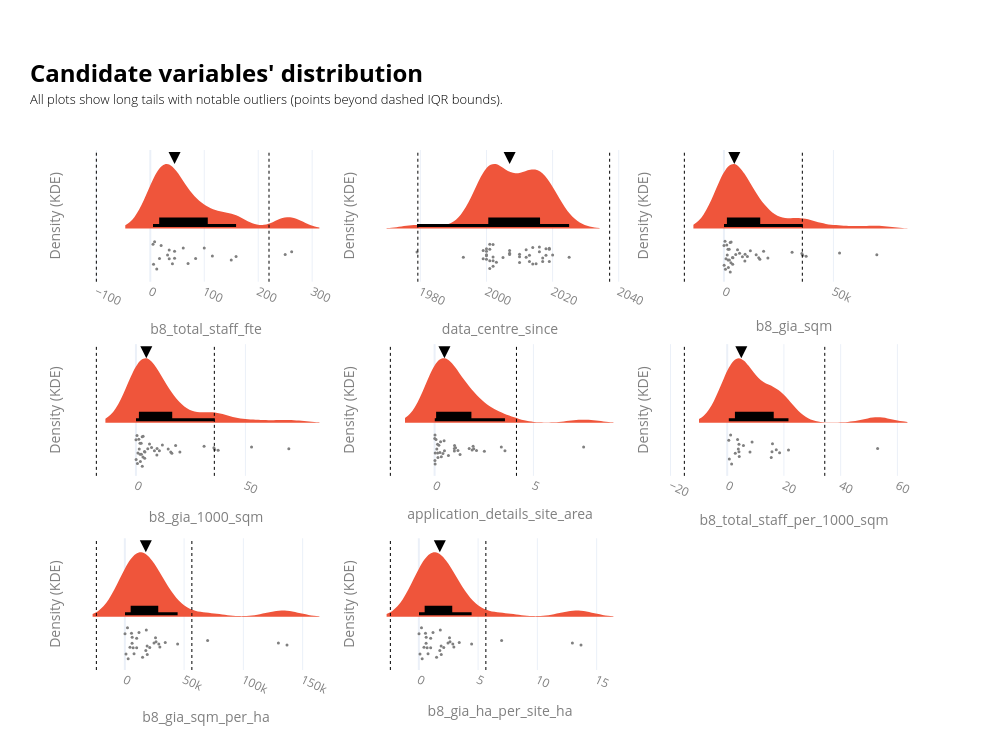

Source (notebook cell):
### Code cell
value_cols = ['b8_total_staff_fte', 'data_centre_since', 'b8_gia_sqm','b8_gia_1000_sqm', 'application_details_site_area', 'b8_total_staff_per_1000_sqm', 'b8_gia_sqm_per_ha', 'b8_gia_ha_per_site_ha']
cols_to_show = ['id', 'lpa_name'] + value_cols
df0 = data_ldn_exstg.copy()

n = len(value_cols)
ncols = 3
nrows = math.ceil(n / ncols)
fig = make_subplots(rows=nrows, cols=ncols, horizontal_spacing=0.05,vertical_spacing=0.12)
# _________________________________________________________________
# Violin plots
# _________________________________________________________________
for idx, value_col in enumerate(value_cols):
    r = idx // ncols + 1
    c = idx % ncols + 1
    df = df0.dropna(subset=[value_col]).copy()
    if df.empty:
        continue

    subset_customdata = df[cols_to_show].to_numpy()
    hovertemplate = "<br>".join([f"{col}: %{{customdata[{i}]}}" for i, col in enumerate(cols_to_show)])
    median_value = df[value_col].median()

    # # IQR bounds. Using the IQR, the outlier data points are the ones falling below Q1–1.5 IQR or above Q3 + 1.5 IQR: https://careerfoundry.com/en/blog/data-analytics/how-to-find-outliers/
    q1x, q3x = df[value_col].quantile([0.25, 0.75])
    iqrx = q3x - q1x
    low_x, high_x = q1x - 1.5 * iqrx, q3x + 1.5 * iqrx
    iqr_bounds = [low_x, high_x]

    # Auto bandwidth based on numeric range
    vmin, vmax = df[value_col].min(), df[value_col].max()
    rng = vmax - vmin
    if pd.isna(rng) or rng == 0:
        bw_bottom, bw_top = 1, 3
    else:
        bw_bottom = max(rng * 0.03, rng * 0.005)
        bw_top = max(rng * 0.10, rng * 0.02)

    fig.add_trace(go.Violin(
        x=df[value_col],orientation='h', side='positive', width=2, bandwidth=bw_top,line=dict(width=0),
        points="all",jitter=0.3, pointpos=-0.4, marker=dict(color='grey', size=3, opacity=1),
        box_visible=True, box_fillcolor='black', box_line=dict(color='black', width=3), box_width=0.2,
        fillcolor=base_color, showlegend=False, customdata=subset_customdata, hovertemplate=hovertemplate,
    ), row=r, col=c)
# _________________________________________________________________
# Helper elements
# _________________________________________________________________
    # IQR bounds
    for i, b in enumerate(iqr_bounds):
        fig.add_vline(x=b, line_width=1, line_dash="dot", line_color="black", row=r, col=c, showlegend=False)
        # invisible point just for hover
        fig.add_trace(go.Scatter(x=[b], y=[0],mode="markers", marker=dict(opacity=0),hovertemplate=f"IQR bound: {b:,.2f}<extra></extra>",showlegend=False,), row=r, col=c)

    # Median arrow
    fig.add_trace(go.Scatter(x=[median_value], mode='markers', marker=dict(symbol='arrow-down', color='black', size=12), showlegend=False,  hovertemplate="<br>".join([f"Median: {median_value}"])), row=r, col=c)
    
    # Style subplot axes
    fig.update_yaxes(showticklabels=False, title="Density (KDE)", ticks="", showgrid=False, zeroline=False, row=r, col=c)
    fig.update_xaxes(title_text=value_col, row=r, col=c)
    fig.update_xaxes(tickangle=25, tickfont=dict(color=labels_colour), title_font=dict(color=labels_colour))
    fig.update_yaxes(tickfont=dict(color=labels_colour), title_font=dict(color=labels_colour))

fig.update_layout(violinmode='overlay', width=1000, height=250 * nrows, template='plotly_white',
    title=dict(
        text=(
            f"<br><span style='font-size:24px; font-weight:bold; color:{notes_colour}; display:block; margin-bottom:2px;'>"
            "Candidate variables' distribution"
            "</span><br>"
            f"<span style='font-size:13px; font-weight:300; color:{notes_colour}; display:block; margin-bottom:0px;'>"
            "All plots show long tails with notable outliers (points beyond dashed IQR bounds)."
            "</span><br>"
        ),
        x=0.03, xanchor="left", y=0.92, yanchor="top",
    ),
    margin=dict(t=150),
)
fig.show()

### Figure 1 — Plotly figure (JSON) as saved in the notebook; plotly's stock layout.template omitted (floating-point values rounded to 4 significant figures; data arrays with more than 128 entries replaced by an {"elided": "..."} marker saying what was removed)
{"data": [{"bandwidth": 25.7, "box": {"fillcolor": "black", "line": {"color": "black", "width": 3}, "visible": true, "width": 0.2}, "customdata": {"elided": "21x10 mixed values"}, "fillcolor": "#EF553B", "hovertemplate": "id: %{customdata[0]}<br>lpa_name: %{customdata[1]}<br>b8_total_staff_fte: %{customdata[2]}<br>data_centre_since: %{customdata[3]}<br>b8_gia_sqm: %{customdata[4]}<br>b8_gia_1000_sqm: %{customdata[5]}<br>application_details_site_area: %{customdata[6]}<br>b8_total_staff_per_1000_sqm: %{customdata[7]}<br>b8_gia_sqm_per_ha: %{customdata[8]}<br>b8_gia_ha_per_site_ha: %{customdata[9]}", "jitter": 0.3, "line": {"width": 0}, "marker": {"color": "grey", "opacity": 1, "size": 3}, "orientation": "h", "pointpos": -0.4, "points": "all", "showlegend": false, "side": "positive", "type": "violin", "width": 2, "x": [100.0, 262.0, 35.0, 159.0, 45.0, 84.0, 6.0, 45.0, 115.0, 70.0, 8.0, 250.0, 41.0, 12.0, 61.0, 17.0, 35.0, 5.0, 20.0, 32.0, 150.0], "xaxis": "x", "yaxis": "y"}, {"hovertemplate": "IQR bound: -100.00<extra></extra>", "marker": {"opacity": 0}, "mode": "markers", "showlegend": false, "type": "scatter", "x": [-100], "xaxis": "x", "y": [0], "yaxis": "y"}, {"hovertemplate": "IQR bound: 220.00<extra></extra>", "marker": {"opacity": 0}, "mode": "markers", "showlegend": false, "type": "scatter", "x": [220], "xaxis": "x", "y": [0], "yaxis": "y"}, {"hovertemplate": "Median: 45.0", "marker": {"color": "black", "size": 12, "symbol": "arrow-down"}, "mode": "markers", "showlegend": false, "type": "scatter", "x": [45], "xaxis": "x", "yaxis": "y"}, {"bandwidth": 4.6, "box": {"fillcolor": "black", "line": {"color": "black", "width": 3}, "visible": true, "width": 0.2}, "customdata": {"elided": "43x10 mixed values"}, "fillcolor": "#EF553B", "hovertemplate": "id: %{customdata[0]}<br>lpa_name: %{customdata[1]}<br>b8_total_staff_fte: %{customdata[2]}<br>data_centre_since: %{customdata[3]}<br>b8_gia_sqm: %{customdata[4]}<br>b8_gia_1000_sqm: %{customdata[5]}<br>application_details_site_area: %{customdata[6]}<br>b8_total_staff_per_1000_sqm: %{customdata[7]}<br>b8_gia_sqm_per_ha: %{customdata[8]}<br>b8_gia_ha_per_site_ha: %{customdata[9]}", "jitter": 0.3, "line": {"width": 0}, "marker": {"color": "grey", "opacity": 1, "size": 3}, "orientation": "h", "pointpos": -0.4, "points": "all", "showlegend": false, "side": "positive", "type": "violin", "width": 2, "x": [1979.0, 1993.0, 1999.0, 1999.0, 2000.0, 2000.0, 2000.0, 2000.0, 2000.0, 2001.0, 2001.0, 2001.0, 2001.0, 2002.0, 2002.0, 2002.0, 2002.0, 2003.0, 2005.0, 2007.0, 2007.0, 2007.0, 2010.0, 2010.0, 2010.0, 2012.0, 2012.0, 2013.0, 2013.0, 2014.0, 2014.0, 2015.0, 2016.0, 2016.0, 2017.0, 2017.0, 2018.0, 2018.0, 2019.0, 2019.0, 2019.0, 2020.0, 2025.0], "xaxis": "x2", "yaxis": "y2"}, {"hovertemplate": "IQR bound: 1,979.25<extra></extra>", "marker": {"opacity": 0}, "mode": "markers", "showlegend": false, "type": "scatter", "x": [1979.0], "xaxis": "x2", "y": [0], "yaxis": "y2"}, {"hovertemplate": "IQR bound: 2,037.25<extra></extra>", "marker": {"opacity": 0}, "mode": "markers", "showlegend": false, "type": "scatter", "x": [2037.0], "xaxis": "x2", "y": [0], "yaxis": "y2"}, {"hovertemplate": "Median: 2007.0", "marker": {"color": "black", "size": 12, "symbol": "arrow-down"}, "mode": "markers", "showlegend": false, "type": "scatter", "x": [2007], "xaxis": "x2", "yaxis": "y2"}, {"bandwidth": 6980.0, "box": {"fillcolor": "black", "line": {"color": "black", "width": 3}, "visible": true, "width": 0.2}, "customdata": {"elided": "38x10 mixed values"}, "fillcolor": "#EF553B", "hovertemplate": "id: %{customdata[0]}<br>lpa_name: %{customdata[1]}<br>b8_total_staff_fte: %{customdata[2]}<br>data_centre_since: %{customdata[3]}<br>b8_gia_sqm: %{customdata[4]}<br>b8_gia_1000_sqm: %{customdata[5]}<br>application_details_site_area: %{customdata[6]}<br>b8_total_staff_per_1000_sqm: %{customdata[7]}<br>b8_gia_sqm_per_ha: %{customdata[8]}<br>b8_gia_ha_per_site_ha: %{customdata[9]}", "jitter": 0.3, "line": {"width": 0}, "marker": {"color": "grey", "opacity": 1, "size": 3}, "orientation": "h", "pointpos": -0.4, "points": "all", "showlegend": false, "side": "positive", "type": "violin", "width": 2, "x": [8450.0, 2400.0, 16410.0, 1895.0, 3900.0, 12080.0, 18120.0, 2850.0, 1517.0, 6200.0, 37550.0, 5400.0, 2500.0, 36000.0, 69830.0, 4000.0, 7150.0, 35600.0, 10710.0, 2900.0, 20080.0, 1320.0, 690.0, 2041.0, 31120.0, 9666.0, 15890.0, 24.0, 3282.0, 14730.0, 490.0, 4104.0, 9553.0, 3198.0, 925.9, 1850.0, 52800.0, 90.0], "xaxis": "x3", "yaxis": "y3"}, {"hovertemplate": "IQR bound: -18,075.38<extra></extra>", "marker": {"opacity": 0}, "mode": "markers", "showlegend": false, "type": "scatter", "x": [-18080.0], "xaxis": "x3", "y": [0], "yaxis": "y3"}, {"hovertemplate": "IQR bound: 35,807.62<extra></extra>", "marker": {"opacity": 0}, "mode": "markers", "showlegend": false, "type": "scatter", "x": [35810.0], "xaxis": "x3", "y": [0], "yaxis": "y3"}, {"hovertemplate": "Median: 4752.0", "marker": {"color": "black", "size": 12, "symbol": "arrow-down"}, "mode": "markers", "showlegend": false, "type": "scatter", "x": [4752], "xaxis": "x3", "yaxis": "y3"}, {"bandwidth": 6.98, "box": {"fillcolor": "black", "line": {"color": "black", "width": 3}, "visible": true, "width": 0.2}, "customdata": {"elided": "38x10 mixed values"}, "fillcolor": "#EF553B", "hovertemplate": "id: %{customdata[0]}<br>lpa_name: %{customdata[1]}<br>b8_total_staff_fte: %{customdata[2]}<br>data_centre_since: %{customdata[3]}<br>b8_gia_sqm: %{customdata[4]}<br>b8_gia_1000_sqm: %{customdata[5]}<br>application_details_site_area: %{customdata[6]}<br>b8_total_staff_per_1000_sqm: %{customdata[7]}<br>b8_gia_sqm_per_ha: %{customdata[8]}<br>b8_gia_ha_per_site_ha: %{customdata[9]}", "jitter": 0.3, "line": {"width": 0}, "marker": {"color": "grey", "opacity": 1, "size": 3}, "orientation": "h", "pointpos": -0.4, "points": "all", "showlegend": false, "side": "positive", "type": "violin", "width": 2, "x": [8.45, 2.4, 16.41, 1.895, 3.9, 12.08, 18.12, 2.85, 1.517, 6.2, 37.55, 5.4, 2.5, 36.0, 69.83, 4.0, 7.15, 35.6, 10.71, 2.9, 20.08, 1.32, 0.69, 2.041, 31.12, 9.666, 15.89, 0.024, 3.282, 14.73, 0.49, 4.104, 9.553, 3.198, 0.9259, 1.85, 52.8, 0.09], "xaxis": "x4", "yaxis": "y4"}, {"hovertemplate": "IQR bound: -18.08<extra></extra>", "marker": {"opacity": 0}, "mode": "markers", "showlegend": false, "type": "scatter", "x": [-18.08], "xaxis": "x4", "y": [0], "yaxis": "y4"}, {"hovertemplate": "IQR bound: 35.81<extra></extra>", "marker": {"opacity": 0}, "mode": "markers", "showlegend": false, "type": "scatter", "x": [35.81], "xaxis": "x4", "y": [0], "yaxis": "y4"}, {"hovertemplate": "Median: 4.752000000000001", "marker": {"color": "black", "size": 12, "symbol": "arrow-down"}, "mode": "markers", "showlegend": false, "type": "scatter", "x": [4.752], "xaxis": "x4", "yaxis": "y4"}, {"bandwidth": 0.7531, "box": {"fillcolor": "black", "line": {"color": "black", "width": 3}, "visible": true, "width": 0.2}, "customdata": {"elided": "33x10 mixed values"}, "fillcolor": "#EF553B", "hovertemplate": "id: %{customdata[0]}<br>lpa_name: %{customdata[1]}<br>b8_total_staff_fte: %{customdata[2]}<br>data_centre_since: %{customdata[3]}<br>b8_gia_sqm: %{customdata[4]}<br>b8_gia_1000_sqm: %{customdata[5]}<br>application_details_site_area: %{customdata[6]}<br>b8_total_staff_per_1000_sqm: %{customdata[7]}<br>b8_gia_sqm_per_ha: %{customdata[8]}<br>b8_gia_ha_per_site_ha: %{customdata[9]}", "jitter": 0.3, "line": {"width": 0}, "marker": {"color": "grey", "opacity": 1, "size": 3}, "orientation": "h", "pointpos": -0.4, "points": "all", "showlegend": false, "side": "positive", "type": "violin", "width": 2, "x": [0.0174, 0.481, 1.949, 1.01, 1.0, 0.022, 0.27, 2.12, 1.9, 1.0, 2.518, 0.34, 3.56, 1.749, 1.287, 0.7, 0.028, 0.303, 1.181, 0.217, 1.06, 0.154, 0.422, 0.4983, 0.1128, 0.03, 3.377, 0.17, 0.149, 0.0714, 1.98, 7.54, 0.009], "xaxis": "x5", "yaxis": "y5"}, {"hovertemplate": "IQR bound: -2.24<extra></extra>", "marker": {"opacity": 0}, "mode": "markers", "showlegend": false, "type": "scatter", "x": [-2.239], "xaxis": "x5", "y": [0], "yaxis": "y5"}, {"hovertemplate": "IQR bound: 4.14<extra></extra>", "marker": {"opacity": 0}, "mode": "markers", "showlegend": false, "type": "scatter", "x": [4.142], "xaxis": "x5", "y": [0], "yaxis": "y5"}, {"hovertemplate": "Median: 0.4983", "marker": {"color": "black", "size": 12, "symbol": "arrow-down"}, "mode": "markers", "showlegend": false, "type": "scatter", "x": [0.4983], "xaxis": "x5", "yaxis": "y5"}, {"bandwidth": 5.247, "box": {"fillcolor": "black", "line": {"color": "black", "width": 3}, "visible": true, "width": 0.2}, "customdata": {"elided": "20x10 mixed values"}, "fillcolor": "#EF553B", "hovertemplate": "id: %{customdata[0]}<br>lpa_name: %{customdata[1]}<br>b8_total_staff_fte: %{customdata[2]}<br>data_centre_since: %{customdata[3]}<br>b8_gia_sqm: %{customdata[4]}<br>b8_gia_1000_sqm: %{customdata[5]}<br>application_details_site_area: %{customdata[6]}<br>b8_total_staff_per_1000_sqm: %{customdata[7]}<br>b8_gia_sqm_per_ha: %{customdata[8]}<br>b8_gia_ha_per_site_ha: %{customdata[9]}", "jitter": 0.3, "line": {"width": 0}, "marker": {"color": "grey", "opacity": 1, "size": 3}, "orientation": "h", "pointpos": -0.4, "points": "all", "showlegend": false, "side": "positive", "type": "violin", "width": 2, "x": [15.96, 18.47, 8.777, 15.79, 1.203, 0.5602, 15.52, 5.727, 53.03, 3.92, 8.034, 4.242, 0.755, 4.142, 4.142, 3.664, 1.563, 21.6, 17.3, 2.841], "xaxis": "x6", "yaxis": "y6"}, {"hovertemplate": "IQR bound: -15.10<extra></extra>", "marker": {"opacity": 0}, "mode": "markers", "showlegend": false, "type": "scatter", "x": [-15.1], "xaxis": "x6", "y": [0], "yaxis": "y6"}, {"hovertemplate": "IQR bound: 34.39<extra></extra>", "marker": {"opacity": 0}, "mode": "markers", "showlegend": false, "type": "scatter", "x": [34.39], "xaxis": "x6", "y": [0], "yaxis": "y6"}, {"hovertemplate": "Median: 4.984381736451669", "marker": {"color": "black", "size": 12, "symbol": "arrow-down"}, "mode": "markers", "showlegend": false, "type": "scatter", "x": [4.984], "xaxis": "x6", "yaxis": "y6"}, {"bandwidth": 13660.0, "box": {"fillcolor": "black", "line": {"color": "black", "width": 3}, "visible": true, "width": 0.2}, "customdata": {"elided": "29x10 mixed values"}, "fillcolor": "#EF553B", "hovertemplate": "id: %{customdata[0]}<br>lpa_name: %{customdata[1]}<br>b8_total_staff_fte: %{customdata[2]}<br>data_centre_since: %{customdata[3]}<br>b8_gia_sqm: %{customdata[4]}<br>b8_gia_1000_sqm: %{customdata[5]}<br>application_details_site_area: %{customdata[6]}<br>b8_total_staff_per_1000_sqm: %{customdata[7]}<br>b8_gia_sqm_per_ha: %{customdata[8]}<br>b8_gia_ha_per_site_ha: %{customdata[9]}", "jitter": 0.3, "line": {"width": 0}, "marker": {"color": "grey", "opacity": 1, "size": 3}, "orientation": "h", "pointpos": -0.4, "points": "all", "showlegend": false, "side": "positive", "type": "violin", "width": 2, "x": [34120.0, 972.3, 11960.0, 18120.0, 129500.0, 5619.0, 17710.0, 18950.0, 69830.0, 21030.0, 10000.0, 6123.0, 2253.0, 28690.0, 24640.0, 26350.0, 44540.0, 14990.0, 155.8, 7777.0, 29550.0, 4344.0, 136800.0, 2829.0, 18810.0, 6214.0, 25910.0, 7002.0, 10000.0], "xaxis": "x7", "yaxis": "y7"}, {"hovertemplate": "IQR bound: -23,989.32<extra></extra>", "marker": {"opacity": 0}, "mode": "markers", "showlegend": false, "type": "scatter", "x": [-23990.0], "xaxis": "x7", "y": [0], "yaxis": "y7"}, {"hovertemplate": "IQR bound: 56,553.12<extra></extra>", "marker": {"opacity": 0}, "mode": "markers", "showlegend": false, "type": "scatter", "x": [56550.0], "xaxis": "x7", "y": [0], "yaxis": "y7"}, {"hovertemplate": "Median: 17710.849056603773", "marker": {"color": "black", "size": 12, "symbol": "arrow-down"}, "mode": "markers", "showlegend": false, "type": "scatter", "x": [17710.0], "xaxis": "x7", "yaxis": "y7"}, {"bandwidth": 1.366, "box": {"fillcolor": "black", "line": {"color": "black", "width": 3}, "visible": true, "width": 0.2}, "customdata": {"elided": "29x10 mixed values"}, "fillcolor": "#EF553B", "hovertemplate": "id: %{customdata[0]}<br>lpa_name: %{customdata[1]}<br>b8_total_staff_fte: %{customdata[2]}<br>data_centre_since: %{customdata[3]}<br>b8_gia_sqm: %{customdata[4]}<br>b8_gia_1000_sqm: %{customdata[5]}<br>application_details_site_area: %{customdata[6]}<br>b8_total_staff_per_1000_sqm: %{customdata[7]}<br>b8_gia_sqm_per_ha: %{customdata[8]}<br>b8_gia_ha_per_site_ha: %{customdata[9]}", "jitter": 0.3, "line": {"width": 0}, "marker": {"color": "grey", "opacity": 1, "size": 3}, "orientation": "h", "pointpos": -0.4, "points": "all", "showlegend": false, "side": "positive", "type": "violin", "width": 2, "x": [3.412, 0.09723, 1.196, 1.812, 12.95, 0.5619, 1.771, 1.895, 6.983, 2.103, 1.0, 0.6123, 0.2253, 2.869, 2.464, 2.635, 4.454, 1.499, 0.01558, 0.7777, 2.955, 0.4344, 13.68, 0.2829, 1.881, 0.6214, 2.591, 0.7002, 1.0], "xaxis": "x8", "yaxis": "y8"}, {"hovertemplate": "IQR bound: -2.40<extra></extra>", "marker": {"opacity": 0}, "mode": "markers", "showlegend": false, "type": "scatter", "x": [-2.399], "xaxis": "x8", "y": [0], "yaxis": "y8"}, {"hovertemplate": "IQR bound: 5.66<extra></extra>", "marker": {"opacity": 0}, "mode": "markers", "showlegend": false, "type": "scatter", "x": [5.655], "xaxis": "x8", "y": [0], "yaxis": "y8"}, {"hovertemplate": "Median: 1.7710849056603772", "marker": {"color": "black", "size": 12, "symbol": "arrow-down"}, "mode": "markers", "showlegend": false, "type": "scatter", "x": [1.771], "xaxis": "x8", "yaxis": "y8"}], "layout": {"height": 750, "margin": {"t": 150}, "shapes": [{"line": {"color": "black", "dash": "dot", "width": 1}, "showlegend": false, "type": "line", "x0": -100, "x1": -100, "xref": "x", "y0": 0, "y1": 1, "yref": "y domain"}, {"line": {"color": "black", "dash": "dot", "width": 1}, "showlegend": false, "type": "line", "x0": 220, "x1": 220, "xref": "x", "y0": 0, "y1": 1, "yref": "y domain"}, {"line": {"color": "black", "dash": "dot", "width": 1}, "showlegend": false, "type": "line", "x0": 1979.0, "x1": 1979.0, "xref": "x2", "y0": 0, "y1": 1, "yref": "y2 domain"}, {"line": {"color": "black", "dash": "dot", "width": 1}, "showlegend": false, "type": "line", "x0": 2037.0, "x1": 2037.0, "xref": "x2", "y0": 0, "y1": 1, "yref": "y2 domain"}, {"line": {"color": "black", "dash": "dot", "width": 1}, "showlegend": false, "type": "line", "x0": -18080.0, "x1": -18080.0, "xref": "x3", "y0": 0, "y1": 1, "yref": "y3 domain"}, {"line": {"color": "black", "dash": "dot", "width": 1}, "showlegend": false, "type": "line", "x0": 35810.0, "x1": 35810.0, "xref": "x3", "y0": 0, "y1": 1, "yref": "y3 domain"}, {"line": {"color": "black", "dash": "dot", "width": 1}, "showlegend": false, "type": "line", "x0": -18.08, "x1": -18.08, "xref": "x4", "y0": 0, "y1": 1, "yref": "y4 domain"}, {"line": {"color": "black", "dash": "dot", "width": 1}, "showlegend": false, "type": "line", "x0": 35.81, "x1": 35.81, "xref": "x4", "y0": 0, "y1": 1, "yref": "y4 domain"}, {"line": {"color": "black", "dash": "dot", "width": 1}, "showlegend": false, "type": "line", "x0": -2.239, "x1": -2.239, "xref": "x5", "y0": 0, "y1": 1, "yref": "y5 domain"}, {"line": {"color": "black", "dash": "dot", "width": 1}, "showlegend": false, "type": "line", "x0": 4.142, "x1": 4.142, "xref": "x5", "y0": 0, "y1": 1, "yref": "y5 domain"}, {"line": {"color": "black", "dash": "dot", "width": 1}, "showlegend": false, "type": "line", "x0": -15.1, "x1": -15.1, "xref": "x6", "y0": 0, "y1": 1, "yref": "y6 domain"}, {"line": {"color": "black", "dash": "dot", "width": 1}, "showlegend": false, "type": "line", "x0": 34.39, "x1": 34.39, "xref": "x6", "y0": 0, "y1": 1, "yref": "y6 domain"}, {"line": {"color": "black", "dash": "dot", "width": 1}, "showlegend": false, "type": "line", "x0": -23990.0, "x1": -23990.0, "xref": "x7", "y0": 0, "y1": 1, "yref": "y7 domain"}, {"line": {"color": "black", "dash": "dot", "width": 1}, "showlegend": false, "type": "line", "x0": 56550.0, "x1": 56550.0, "xref": "x7", "y0": 0, "y1": 1, "yref": "y7 domain"}, {"line": {"color": "black", "dash": "dot", "width": 1}, "showlegend": false, "type": "line", "x0": -2.399, "x1": -2.399, "xref": "x8", "y0": 0, "y1": 1, "yref": "y8 domain"}, {"line": {"color": "black", "dash": "dot", "width": 1}, "showlegend": false, "type": "line", "x0": 5.655, "x1": 5.655, "xref": "x8", "y0": 0, "y1": 1, "yref": "y8 domain"}], "title": {"text": "<br><span style='font-size:24px; font-weight:bold; color:black; display:block; margin-bottom:2px;'>Candidate variables' distribution</span><br><span style='font-size:13px; font-weight:300; color:black; display:block; margin-bottom:0px;'>All plots show long tails with notable outliers (points beyond dashed IQR bounds).</span><br>", "x": 0.03, "xanchor": "left", "y": 0.92, "yanchor": "top"}, "violinmode": "overlay", "width": 1000, "xaxis": {"anchor": "y", "domain": [0, 0.3], "tickangle": 25, "tickfont": {"color": "grey"}, "title": {"font": {"color": "grey"}, "text": "b8_total_staff_fte"}}, "xaxis2": {"anchor": "y2", "domain": [0.35, 0.65], "tickangle": 25, "tickfont": {"color": "grey"}, "title": {"font": {"color": "grey"}, "text": "data_centre_since"}}, "xaxis3": {"anchor": "y3", "domain": [0.7, 1], "tickangle": 25, "tickfont": {"color": "grey"}, "title": {"font": {"color": "grey"}, "text": "b8_gia_sqm"}}, "xaxis4": {"anchor": "y4", "domain": [0, 0.3], "tickangle": 25, "tickfont": {"color": "grey"}, "title": {"font": {"color": "grey"}, "text": "b8_gia_1000_sqm"}}, "xaxis5": {"anchor": "y5", "domain": [0.35, 0.65], "tickangle": 25, "tickfont": {"color": "grey"}, "title": {"font": {"color": "grey"}, "text": "application_details_site_area"}}, "xaxis6": {"anchor": "y6", "domain": [0.7, 1], "tickangle": 25, "tickfont": {"color": "grey"}, "title": {"font": {"color": "grey"}, "text": "b8_total_staff_per_1000_sqm"}}, "xaxis7": {"anchor": "y7", "domain": [0, 0.3], "tickangle": 25, "tickfont": {"color": "grey"}, "title": {"font": {"color": "grey"}, "text": "b8_gia_sqm_per_ha"}}, "xaxis8": {"anchor": "y8", "domain": [0.35, 0.65], "tickangle": 25, "tickfont": {"color": "grey"}, "title": {"font": {"color": "grey"}, "text": "b8_gia_ha_per_site_ha"}}, "xaxis9": {"anchor": "y9", "domain": [0.7, 1], "tickangle": 25, "tickfont": {"color": "grey"}, "title": {"font": {"color": "grey"}}}, "yaxis": {"anchor": "x", "domain": [0.7467, 1], "showgrid": false, "showticklabels": false, "tickfont": {"color": "grey"}, "ticks": "", "title": {"font": {"color": "grey"}, "text": "Density (KDE)"}, "zeroline": false}, "yaxis2": {"anchor": "x2", "domain": [0.7467, 1], "showgrid": false, "showticklabels": false, "tickfont": {"color": "grey"}, "ticks": "", "title": {"font": {"color": "grey"}, "text": "Density (KDE)"}, "zeroline": false}, "yaxis3": {"anchor": "x3", "domain": [0.7467, 1], "showgrid": false, "showticklabels": false, "tickfont": {"color": "grey"}, "ticks": "", "title": {"font": {"color": "grey"}, "text": "Density (KDE)"}, "zeroline": false}, "yaxis4": {"anchor": "x4", "domain": [0.3733, 0.6267], "showgrid": false, "showticklabels": false, "tickfont": {"color": "grey"}, "ticks": "", "title": {"font": {"color": "grey"}, "text": "Density (KDE)"}, "zeroline": false}, "yaxis5": {"anchor": "x5", "domain": [0.3733, 0.6267], "showgrid": false, "showticklabels": false, "tickfont": {"color": "grey"}, "ticks": "", "title": {"font": {"color": "grey"}, "text": "Density (KDE)"}, "zeroline": false}, "yaxis6": {"anchor": "x6", "domain": [0.3733, 0.6267], "showgrid": false, "showticklabels": false, "tickfont": {"color": "grey"}, "ticks": "", "title": {"font": {"color": "grey"}, "text": "Density (KDE)"}, "zeroline": false}, "yaxis7": {"anchor": "x7", "domain": [0, 0.2533], "showgrid": false, "showticklabels": false, "tickfont": {"color": "grey"}, "ticks": "", "title": {"font": {"color": "grey"}, "text": "Density (KDE)"}, "zeroline": false}, "yaxis8": {"anchor": "x8", "domain": [0, 0.2533], "showgrid": false, "showticklabels": false, "tickfont": {"color": "grey"}, "ticks": "", "title": {"font": {"color": "grey"}, "text": "Density (KDE)"}, "zeroline": false}, "yaxis9": {"anchor": "x9", "domain": [0, 0.2533], "tickfont": {"color": "grey"}, "title": {"font": {"color": "grey"}}}}}
